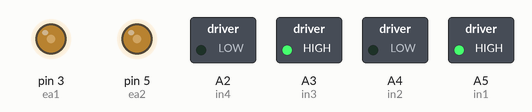
The sketch below on a simulated Arduino Uno, built with avr-gcc and run on an emulated ATmega328P. Parts: switched loads named in the sketch (green lamp = pin HIGH), output pins drawn as LEDs (lit = HIGH).

Above: at 0.1 s.
Timing chart, 0 to 1.6 s (numbered marks = the images above):
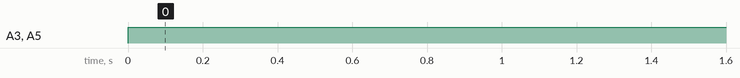

Measured:
- by itself, A3 (in3), A5 (in1): LOW → HIGH at 0.00 s

The sketch:

testrun.ino
```cpp
int in1 = A5;
int in2 = A4;
int in3 = A3;
int in4 = A2;

int ea1 = 3;
int ea2 = 5;


void setup() {
  pinMode(in1, OUTPUT);
  pinMode(in2, OUTPUT);
  pinMode(in3, OUTPUT);
  pinMode(in4, OUTPUT);

  analogWrite(ea1, 100);
  analogWrite(ea2, 100);

}

void loop() {
  moveFoward(100);
  delay(100);
}

// adjust in case flipped
void moveFoward(int time) { // in milliseconds
  digitalWrite(in1, HIGH);//this block of code moves the car forward
  digitalWrite(in2, LOW);
  digitalWrite(in3, HIGH);//set this high to turn car right
  digitalWrite(in4, LOW);
  delay(time);
}

void moveRight(int time) {
  // motor A
  digitalWrite(in1, HIGH);
  digitalWrite(in2, LOW);
  // motor B
  digitalWrite(in3, LOW);
  digitalWrite(in4, LOW);
  delay(time);

}

void moveLeft(int time) {
  // motor A
  digitalWrite(in1, LOW);
  digitalWrite(in2, LOW);
  // motor B
  digitalWrite(in3, HIGH);
  digitalWrite(in4, LOW);
  delay(time);

}

void moveBackwards(int time) {
  // motor A
  digitalWrite(in1, LOW);
  digitalWrite(in2, HIGH);
  // motor B
  digitalWrite(in3, LOW);
  digitalWrite(in4, HIGH);
  delay(time);
}

void rotateRight(int time) {
  digitalWrite(in1, HIGH);
  digitalWrite(in2, LOW);
  // motor B
  digitalWrite(in3, LOW);
  digitalWrite(in4, HIGH);
  delay(time);

}

void rotateLeft(int time) {
  digitalWrite(in1, LOW);
  digitalWrite(in2, HIGH);
  // motor B
  digitalWrite(in3, HIGH);
  digitalWrite(in4, LOW);
  delay(time);
}

// void pickUp() {
//   rotateLeft(1000);
//   moveBackwards(500);
//   for (int pos = 0; pos <= 30; pos += 1) {  // rotate slowly from 0 degrees to 30 degrees, one by one degree
//     // in steps of 1 degree
//     servo.write(pos);  // control servo to go to position in variable 'pos'
//     delay(15);         // waits 10ms for the servo to reach the position
//   }

// }

// void drop67gooner() {
//   rotateRight(1000);
//   for (int pos = 30; pos >= 0; pos -= 1) {  // rotate from 45 degrees to 0 degrees, one by one degree
//     servo.write(pos);                        // control servo to go to position in variable 'pos'
//     delay(15);                               // waits 10ms for the servo to reach the position
//   }
//   moveForwards(500);
//   rotateLeft(1000);
// }
```

code.ino
```cpp

```
